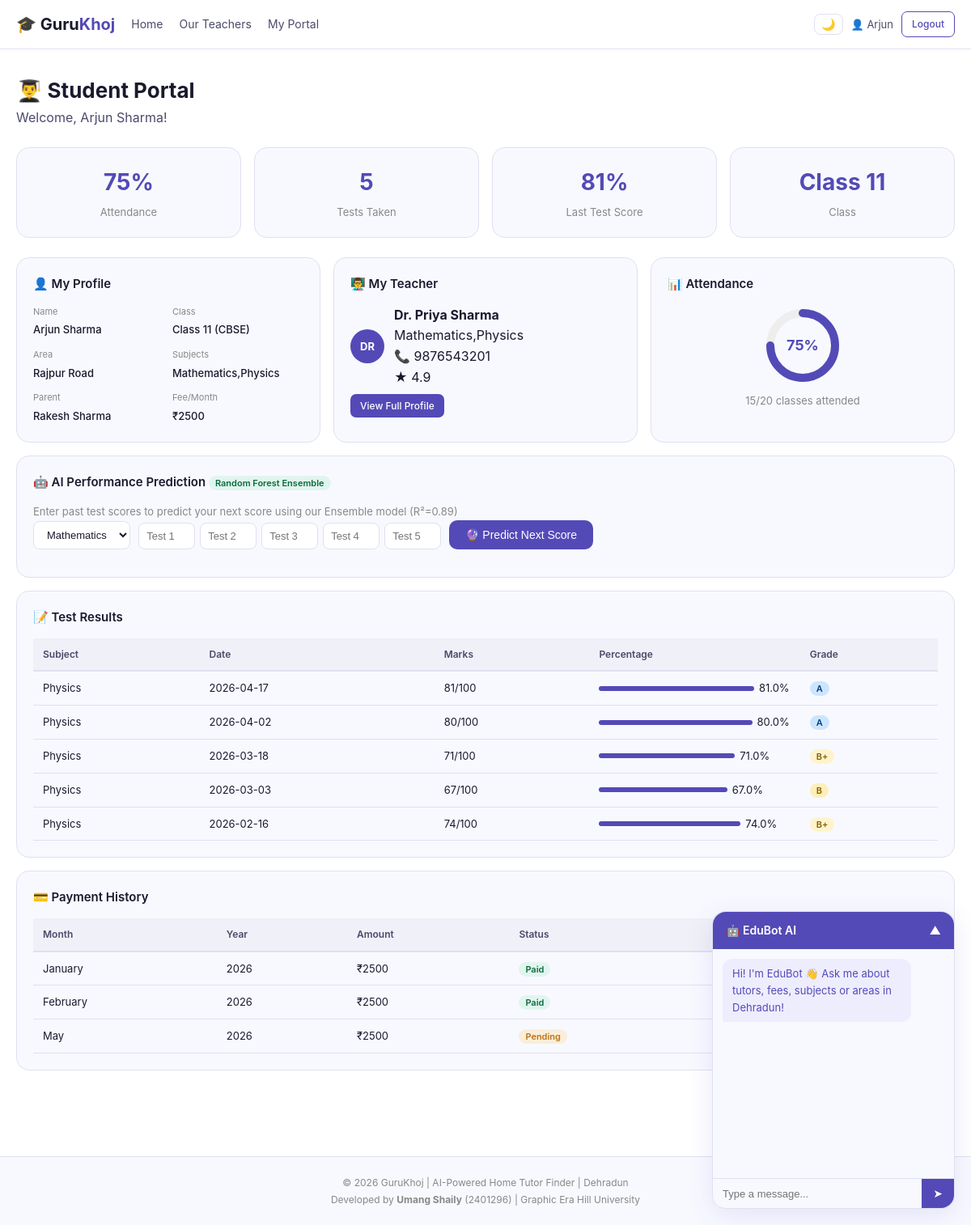
Page /student-portal (signed in) on the committed database.
### tables this page shows
CREATE TABLE students (
        id INTEGER PRIMARY KEY AUTOINCREMENT,
        user_id INTEGER,
        full_name TEXT NOT NULL,
        email TEXT,
        phone TEXT,
        parent_name TEXT,
        parent_phone TEXT,
        class_studying TEXT,
        board TEXT DEFAULT 'CBSE',
        area TEXT,
        subjects_needed TEXT,
        assigned_teacher_id INTEGER DEFAULT 0,
        fee_per_month INTEGER DEFAULT 0,
        join_date TEXT,
        is_active INTEGER DEFAULT 1,
        created_at TIMESTAMP DEFAULT CURRENT_TIMESTAMP
    );

CREATE TABLE tests (
        id INTEGER PRIMARY KEY AUTOINCREMENT,
        student_id INTEGER,
        teacher_id INTEGER,
        subject TEXT,
        test_date TEXT,
        marks_obtained INTEGER,
        total_marks INTEGER DEFAULT 100,
        percentage REAL,
        grade TEXT,
        remarks TEXT,
        created_at TIMESTAMP DEFAULT CURRENT_TIMESTAMP
    );

CREATE TABLE teachers (
        id INTEGER PRIMARY KEY AUTOINCREMENT,
        teacher_code TEXT UNIQUE,
        full_name TEXT NOT NULL,
        email TEXT,
        phone TEXT,
        subjects TEXT,
        area TEXT,
        city TEXT DEFAULT 'Dehradun',
        teaching_mode TEXT DEFAULT 'Both',
        monthly_fee INTEGER DEFAULT 1500,
        experience_years INTEGER DEFAULT 2,
        education TEXT,
        about TEXT,
        rating REAL DEFAULT 4.5,
        total_reviews INTEGER DEFAULT 0,
        classes_taught TEXT DEFAULT 'Class 6-12',
        is_available INTEGER DEFAULT 1,
        is_verified INTEGER DEFAULT 1,
        photo TEXT DEFAULT '',
        created_at TIMESTAMP DEFAULT CURRENT_TIMESTAMP
    );

CREATE TABLE payments (
        id INTEGER PRIMARY KEY AUTOINCREMENT,
        student_id INTEGER,
        teacher_id INTEGER,
        amount INTEGER,
        month TEXT,
        year INTEGER,
        status TEXT DEFAULT 'Pending',
        paid_date TEXT,
        created_at TIMESTAMP DEFAULT CURRENT_TIMESTAMP
    );

### app.py (the view)
@app.route("/student-portal")
def student_portal():
    if session.get("role") not in ["student","admin"]:
        return redirect("/login")
    conn = get_db()
    student = conn.execute("SELECT * FROM students WHERE user_id=?",
                           (session["user_id"],)).fetchone()
    if not student:
        conn.close()
        return render_template("student_portal.html", student=None)
    s = dict(student)
    tests = [dict(r) for r in conn.execute(
        "SELECT * FROM tests WHERE student_id=? ORDER BY test_date DESC LIMIT 20", (s["id"],)).fetchall()]
    attendance = conn.execute("""SELECT COUNT(*) as total,
                              SUM(CASE WHEN status='Present' THEN 1 ELSE 0 END) as present
                              FROM attendance WHERE student_id=?""", (s["id"],)).fetchone()
    payments = [dict(r) for r in conn.execute(
        "SELECT * FROM payments WHERE student_id=? ORDER BY created_at DESC LIMIT 6", (s["id"],)).fetchall()]
    teacher = None
    if s["assigned_teacher_id"]:
        t = conn.execute("SELECT * FROM teachers WHERE id=?", (s["assigned_teacher_id"],)).fetchone()
        if t: teacher = dict(t)
    conn.close()
    att_pct = round((attendance["present"]/attendance["total"])*100) if attendance["total"] else 0
    return render_template("student_portal.html", student=s, tests=tests, attendance=attendance,
                           att_pct=att_pct, payments=payments, teacher=teacher)

### app.py (called while the page is built)
def get_db():
    conn = sqlite3.connect(DB)
    conn.row_factory = sqlite3.Row
    return conn

### templates/student_portal.html (shortened to what this page needs)
{% extends "base.html" %}
{% block content %}
<div class="dashboard-page">
  <div class="dash-header">
    <h1>👨‍🎓 Student Portal</h1>
    <p>Welcome, {{ session.get('name','Student') }}!</p>
  </div>
  {% if not student %}
  <div class="empty-state">
    <h2>Profile Not Set Up Yet</h2>
    <p>Your account is created. Please contact admin to set up your student profile and assign a teacher.</p>
    <a href="/" class="btn-primary">Go to Home</a>
  </div>
  {% else %}
  <div class="dash-stats">
    <div class="stat-card"><div class="stat-num">{{ att_pct }}%</div><div class="stat-label">Attendance</div></div>
    <div class="stat-card"><div class="stat-num">{{ tests|length }}</div><div class="stat-label">Tests Taken</div></div>
    <div class="stat-card"><div class="stat-num">{% if tests %}{{ tests[0].percentage|round|int }}%{% else %}N/A{% endif %}</div><div class="stat-label">Last Test Score</div></div>
    <div class="stat-card"><div class="stat-num">{{ student.class_studying }}</div><div class="stat-label">Class</div></div>
  </div>
  <div class="dash-grid">
    <div class="dash-card">
      <h3>👤 My Profile</h3>
      <div class="details-grid">
        <div><label>Name</label><span>{{ student.full_name }}</span></div>
        <div><label>Class</label><span>{{ student.class_studying }} ({{ student.board }})</span></div>
        <div><label>Area</label><span>{{ student.area }}</span></div>
        <div><label>Subjects</label><span>{{ student.subjects_needed }}</span></div>
        <div><label>Parent</label><span>{{ student.parent_name }}</span></div>
        <div><label>Fee/Month</label><span>₹{{ student.fee_per_month }}</span></div>
      </div>
    </div>
    {% if teacher %}
    <div class="dash-card">
      <h3>👨‍🏫 My Teacher</h3>
      <div class="teacher-mini">
        <div class="mini-avatar">{{ teacher.full_name[:2].upper() }}</div>
        <div>
          <strong>{{ teacher.full_name }}</strong>
          <div>{{ teacher.subjects }}</div>
          <div>📞 {{ teacher.phone }}</div>
          <div>★ {{ teacher.rating }}</div>
        </div>
      </div>
      <a href="/teacher/{{ teacher.teacher_code }}" class="btn-sm btn-primary" style="margin-top:8px">View Full Profile</a>
    </div>
    {% endif %}
    <div class="dash-card">
      <h3>📊 Attendance</h3>
      <div class="att-circle-wrap">
        <svg viewBox="0 0 100 100" class="att-circle">
          <circle cx="50" cy="50" r="40" fill="none" stroke="#eee" stroke-width="10"/>
          <circle cx="50" cy="50" r="40" fill="none" stroke="#534AB7" stroke-width="10"
            stroke-dasharray="{{ att_pct * 2.51 }} 251" stroke-linecap="round" transform="rotate(-90 50 50)"/>
        </svg>
        <div class="att-pct">{{ att_pct }}%</div>
      </div>
      <p style="text-align:center;color:var(--text-muted);font-size:13px">
        {{ attendance.present }}/{{ attendance.total }} classes attended
      </p>
    </div>
  </div>
  <div class="dash-card full-width">
    <h3>🤖 AI Performance Prediction <span class="badge-rf">Random Forest Ensemble</span></h3>
    <p style="font-size:13px;color:var(--text-muted)">Enter past test scores to predict your next score using our Ensemble model (R²=0.89)</p>
    <div class="predict-form">
      <select id="pred-subject">
        <option>Mathematics</option><option>Physics</option><option>Chemistry</option>
      </select>
      <div class="scores-row">
        <input type="number" class="score-in" placeholder="Test 1" min="0" max="100">
        <input type="number" class="score-in" placeholder="Test 2" min="0" max="100">
        <input type="number" class="score-in" placeholder="Test 3" min="0" max="100">
        <input type="number" class="score-in" placeholder="Test 4" min="0" max="100">
        <input type="number" class="score-in" placeholder="Test 5" min="0" max="100">
      </div>
      <button onclick="predictScore({{ student.id }})" class="btn-primary">🔮 Predict Next Score</button>
    </div>
  </div>
  <div class="dash-card full-width">
    <h3>📝 Test Results</h3>
    <table class="data-table">
      <thead><tr><th>Subject</th><th>Date</th><th>Marks</th><th>Percentage</th><th>Grade</th></tr></thead>
      <tbody>
        {% for t in tests %}
        <tr>
          <td>{{ t.subject }}</td>
          <td>{{ t.test_date }}</td>
          <td>{{ t.marks_obtained }}/{{ t.total_marks }}</td>
          <td><div class="pct-bar"><div class="pct-fill" style="width:{{ t.percentage }}%"></div><span>{{ t.percentage }}%</span></div></td>
          <td><span class="grade-badge grade-{{ t.grade|replace('+','p') }}">{{ t.grade }}</span></td>
        </tr>
        {% endfor %}
      </tbody>
    </table>
  </div>
  <div class="dash-card full-width">
    <h3>💳 Payment History</h3>
    <table class="data-table">
      <thead><tr><th>Month</th><th>Year</th><th>Amount</th><th>Status</th><th>Paid Date</th></tr></thead>
      <tbody>
        {% for p in payments %}
        <tr>
          <td>{{ p.month }}</td><td>{{ p.year }}</td><td>₹{{ p.amount }}</td>
          <td><span class="status-badge status-{{ p.status|lower }}">{{ p.status }}</span></td>
          <td>{{ p.paid_date or '—' }}</td>
        </tr>
        {% endfor %}
      </tbody>
    </table>
  </div>
  {% endif %}
</div>
{% endblock %}

### templates/base.html (shortened to what this page needs)
<!DOCTYPE html>
<html lang="en" data-theme="light">
<head>
<link rel="stylesheet" href="/static/css/style.css">
</head>
<body>
<nav class="navbar">
  <div class="nav-container">
    <a href="/" class="nav-brand">🎓 Guru<span class="accent">Khoj</span></a>
    <div class="nav-links">
      <a href="/">Home</a>
      <a href="/our-teachers">Our Teachers</a>
      {% if session.get('role') == 'admin' %}<a href="/admin">Admin</a>
      {% elif session.get('role') == 'teacher' %}<a href="/teacher-dashboard">Dashboard</a>
      {% elif session.get('role') == 'student' %}<a href="/student-portal">My Portal</a>{% endif %}
    </div>
    <div class="nav-right">
      <button onclick="toggleTheme()" class="theme-btn">🌙</button>
      {% if session.get('user_id') %}
        <span class="nav-name">👤 {{ session.get('name','').split()[0] }}</span>
        <a href="/logout" class="btn-sm btn-outline">Logout</a>
      {% else %}
        <a href="/login" class="btn-sm btn-outline">Login</a>
        <a href="/register" class="btn-sm btn-primary">Sign Up</a>
      {% endif %}
    </div>
  </div>
</nav>
<main>{% block content %}{% endblock %}</main>
<div class="chatbot" id="chatbot">
  <div class="chat-head" onclick="toggleChat()">🤖 EduBot AI <span id="chatArrow">▲</span></div>
  <div class="chat-body" id="chatBody">
    <div class="chat-msgs" id="chatMsgs">
      <div class="msg bot">Hi! I'm EduBot 👋 Ask me about tutors, fees, subjects or areas in Dehradun!</div>
    </div>
    <div class="chat-in">
      <input id="chatIn" placeholder="Type a message..." onkeydown="if(event.key==='Enter')sendChat()">
      <button onclick="sendChat()">➤</button>
    </div>
  </div>
</div>
<footer>
  <p>© 2026 GuruKhoj | AI-Powered Home Tutor Finder | Dehradun</p>
  <p>Developed by <strong>Umang Shaily</strong> (2401296) | Graphic Era Hill University</p>
</footer>
</body>
</html>

### rows in the picture
students: get "Arjun Sharma", class_studying "Class 11", full_name "Arjun Sharma", board "CBSE", area "Rajpur Road", subjects_needed "Mathematics,Physics", parent_name "Rakesh Sharma", fee_per_month "2500"
tests: percentage "81", subject "Physics", test_date "2026-04-17", marks_obtained "81", total_marks "100", percentage "81.0", grade "A"
teachers: full_name "DR", full_name "Dr. Priya Sharma", subjects "Mathematics,Physics", phone "9876543201", rating "4.9"
tests: subject "Physics", test_date "2026-04-02", marks_obtained "80", total_marks "100", percentage "80.0", grade "A"
tests: subject "Physics", test_date "2026-03-18", marks_obtained "71", total_marks "100", percentage "71.0", grade "B+"
tests: subject "Physics", test_date "2026-03-03", marks_obtained "67", total_marks "100", percentage "67.0", grade "B"
tests: subject "Physics", test_date "2026-02-16", marks_obtained "74", total_marks "100", percentage "74.0", grade "B+"
payments: month "January", year "2026", amount "2500", status "Paid"
payments: month "February", year "2026", amount "2500", status "Paid"
payments: month "May", year "2026", amount "2500", status "Pending"

### other values in the picture
{{ session.get('name','').split()[0] }} "Arjun"
{{ att_pct }} "75"
{{ tests|length }} "5"
{{ attendance.present }} "15"
{{ attendance.total }} "20"
